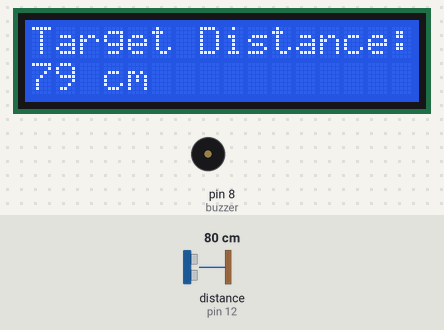
A sketch run on a simulated Arduino Uno, built with avr-gcc and run on an emulated ATmega328P. On the bench: 16×2 character LCD, buzzer (waves = sounding). Wiring (inferred from the names in the program): ultrasonic range finder: trigger pin 13; echo pin 12. The inputs (shaded band) are chosen by the test bench; at power-on: distance to the obstacle (sensor on pin 12) 80 cm. The echo pulse lasts 58.3 µs per cm.

Above: at 0.99 s.
1.3 s: distance to the obstacle (sensor on pin 12) set to 2 cm
At 1.76 s:
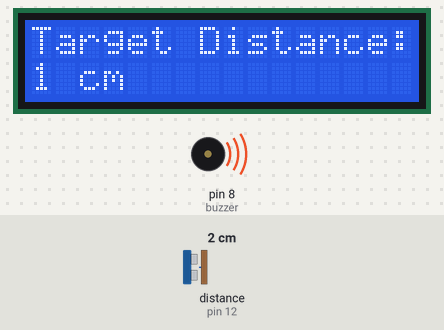
3.8 s: distance to the obstacle (sensor on pin 12) set to 4 cm
At 4.34 s:
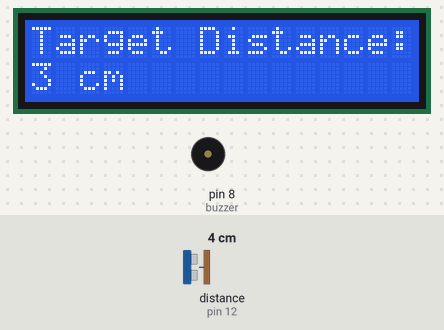
5.5 s: distance to the obstacle (sensor on pin 12) set to 9 cm
At 5.86 s:
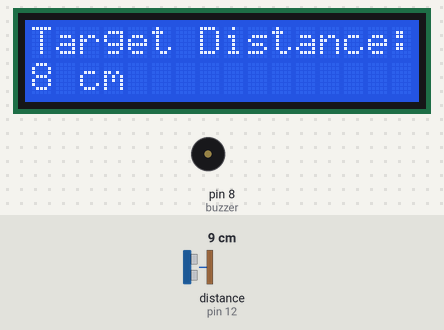
Timing chart, 0 to 13.0 s (numbered marks = the images above; inputs shaded):
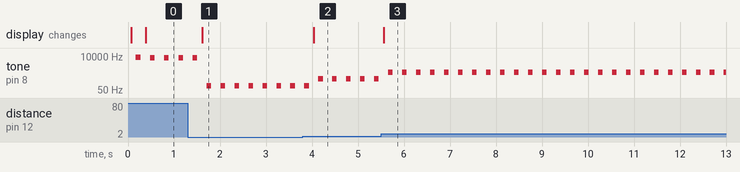

Measured:
- after the input at 1.3 s, the display: changes after 0.31 s (image 1)
- after the input at 3.8 s, the display: changes after 0.24 s (image 2)
- after the input at 5.5 s, the display: changes after 0.06 s (image 3)
- by itself, tone on pin 8 (buzzer): alternates 800 Hz for 0.10 s and silent for 0.20 s

The sketch:

FTG1UXQIADH8BAP.ino
```cpp
#include <LiquidCrystal.h> //Load Liquid Crystal Library
LiquidCrystal LCD(11,10,9,2,3,4,5);  //Create Liquid Crystal Object called LCD

#define trigPin 13 //Sensor Echo pin connected to Arduino pin 13
#define echoPin 12 //Sensor Trip pin connected to Arduino pin 12
int buzzer = 8;


void setup()
{
  pinMode(trigPin, OUTPUT);
  pinMode(echoPin, INPUT);


  LCD.begin(16,2); //Tell Arduino to start your 16 column 2 row LCD
  LCD.setCursor(0,0);  //Set LCD cursor to upper left corner, column 0, row 0
  LCD.print("Target Distance:");  //Print Message on First Row
}

void loop() {
  long duration, distance;
  digitalWrite(trigPin, LOW);
  delayMicroseconds(2);
  digitalWrite(trigPin, HIGH);
  delayMicroseconds(10);
  digitalWrite(trigPin, LOW);
  duration = pulseIn(echoPin, HIGH);
  distance = (duration/2) / 29.1;

  LCD.setCursor(0,1);  //Set cursor to first column of second row
  LCD.print("                "); //Print blanks to clear the row
  LCD.setCursor(0,1);   //Set Cursor again to first column of second row
  LCD.print(distance); //Print measured distance
  LCD.print(" cm");  //Print your units.
  delay(100); //pause to let things settle

  tone(buzzer, distance * 100);
  delay(100);
  noTone(buzzer);
  delay(100);
}
```
